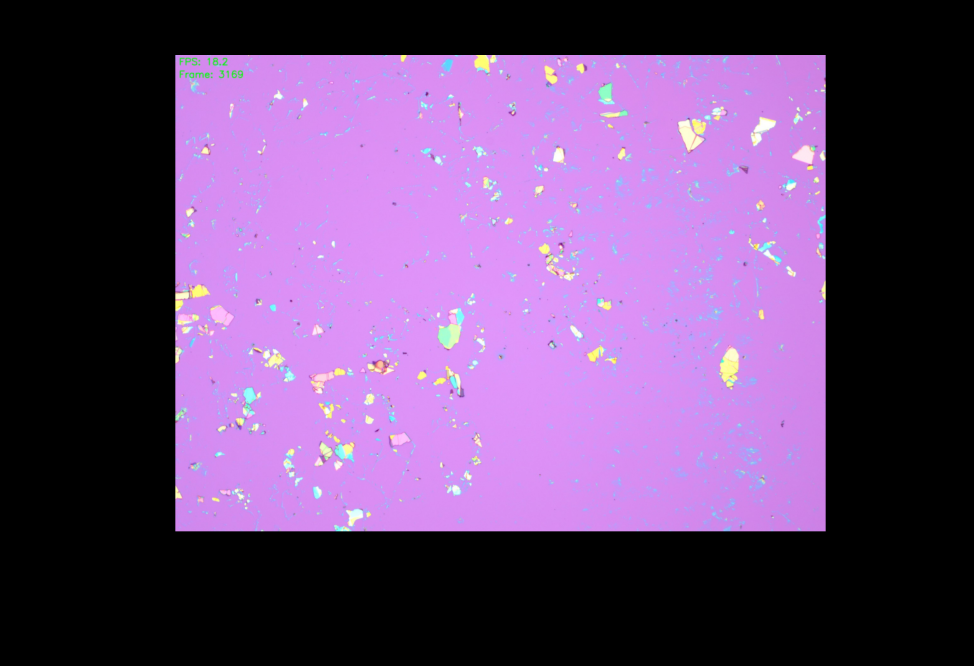
#> input picture TestingEnv/CVTesting/image.png, 2920 x 1996 px (shown at 1/3 size)
$ jupyter execute speedUp.ipynb
#> lines starting #> are read from the running program, lines starting #| are printed output that depends on the picture; after the words box and inside, x2 and y2 are one past the last pixel; in counts of white or black regions, pixels touching at a corner belong together
[cell 1]
import threading
import json
import time
import os
import cv2
import numpy as np
from matplotlib import pyplot as plt
import sklearn.cluster
import skimage
from skimage import morphology
import argparse
import matplotlib.cm as cm

[cell 2]
def get_edge_count(image):
    edges = cv2.cvtColor(image, cv2.COLOR_BGR2GRAY)
    edges = cv2.Canny(edges, 100, 200)
    return np.sum(edges > 30)

[cell 3]
image_name = 'image'
image = cv2.imread(f'{image_name}.png', cv2.IMREAD_COLOR)
#> image is the input picture: shape (1996, 2920, 3); mean B, G, R 115.2, 70.4, 102

height, width = image.shape[:2]
#> height = 1996; width = 2920
print(image.shape[:2])
#| (1996, 2920)
if max(height, width) > 2048:
    scale = 2048 / max(height, width)
#> scale = 0.701
    new_width = int(width * scale)
#> new_width = 2048
    new_height = int(height * scale)
#> new_height = 1399
    image_good = cv2.resize(image, (new_width, new_height), interpolation=cv2.INTER_AREA)
    print(f"Resized image from {width}x{height} to {new_width}x{new_height}")
#| Resized image from 2920x1996 to 2048x1399
    height, width = new_height, new_width
#> height = 1399; width = 2048
fig, axes = plt.subplots(2, 2, figsize=(16, 10))

# Original image
axes[0, 0].imshow(image)
axes[0, 0].set_title('Original Image')
axes[0, 0].axis('off')

timestamp = time.time()
edge_count = get_edge_count(image)
#> in get_edge_count, `edges = cv2.cvtColor(image, cv2.COLOR_BGR2GRAY)`:
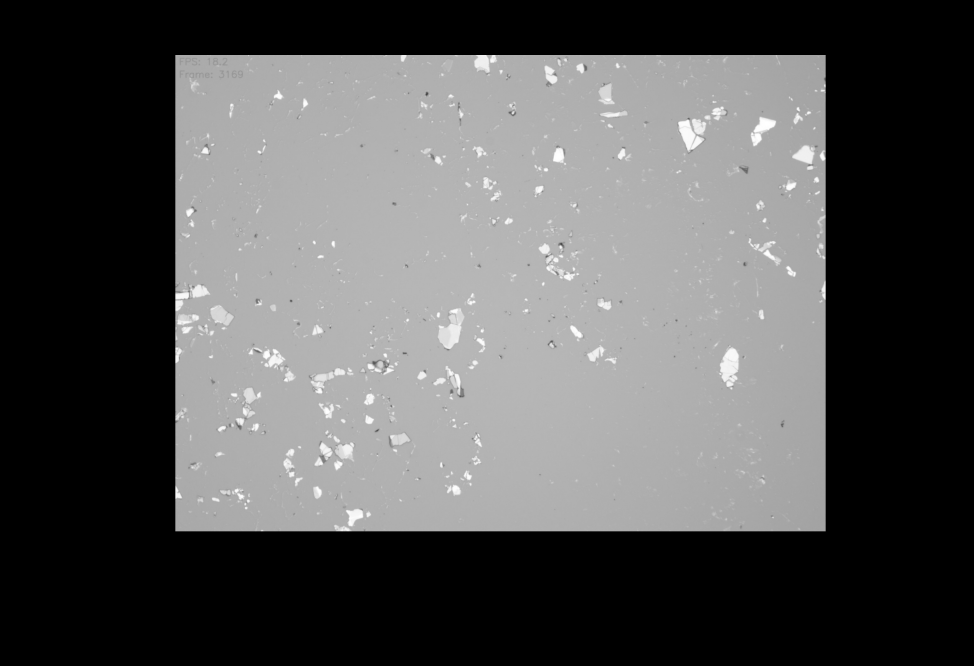
#> edges: shape (1996, 2920) (shown at 1/3 size); min 0, max 255, mean 85
#> in get_edge_count, `edges = cv2.Canny(edges, 100, 200)`:
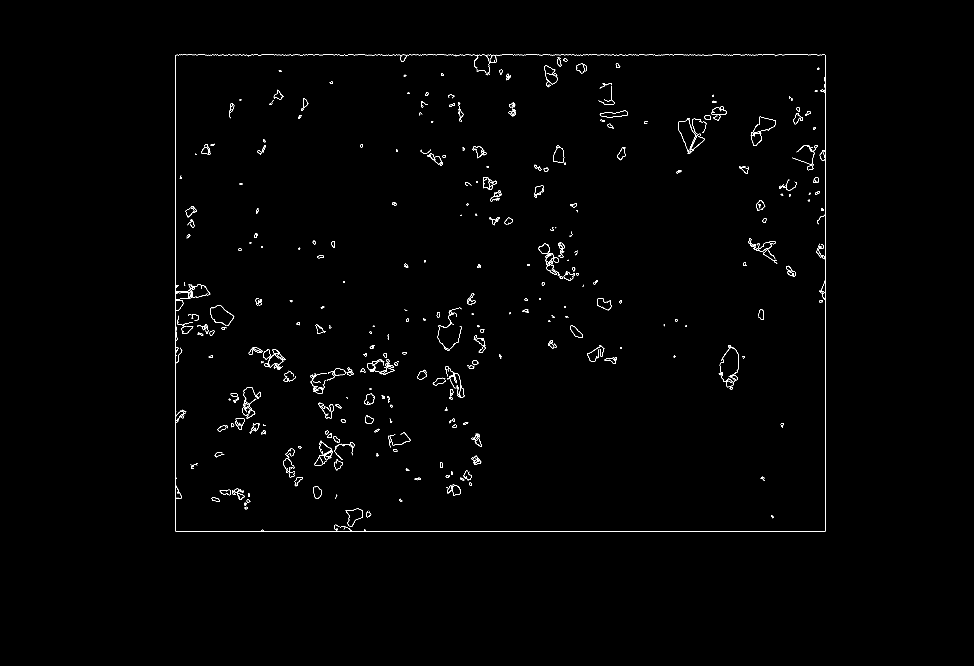
#> edges: shape (1996, 2920) (shown at 1/3 size); 0.54% white in thin lines or dots, all inside (x1, y1, x2, y2) = (525, 164, 2478, 1595)
#> edge_count = 31669
print(f"Edge count: {edge_count}")
#| Edge count: 31669
print(f"Time taken: {time.time() - timestamp} seconds")

# # Gray World method
# image1 = image
# axes[0, 1].imshow(image1)
# axes[0, 1].set_title('Original Image')
# axes[0, 1].axis('off')

# # Max White method
# image_2 = transform_1(image_good, image_bad)
# axes[1, 1].imshow(image_2)
# axes[1, 1].set_title('2')
# axes[1, 1].axis('off')

# axes[1, 2].axis('off')

plt.tight_layout()
plt.show()
